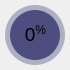
                      <widget class="QWidget" name="circularProgressBarBase_7" native="true">
                       <property name="geometry">
                        <rect>
                         <x>80</x>
                         <y>180</y>
                         <width>70</width>
                         <height>70</height>
                        </rect>
                       </property>
                       <widget class="QFrame" name="circularProgress_14">
                        <property name="geometry">
                         <rect>
                          <x>5</x>
                          <y>5</y>
                          <width>60</width>
                          <height>60</height>
                         </rect>
                        </property>
                        <property name="styleSheet">
                         <string notr="true">QFrame { border-radius: 30px; background-color: qconicalgradient(cx:0.5, cy:0.5, angle:90, stop:0.999 rgba(255, 0, 127, 0), stop:1.0 rgba(85, 170, 255, 255)); }</string>
                        </property>
                        <property name="frameShape">
                         <enum>QFrame::NoFrame</enum>
                        </property>
                        <property name="frameShadow">
                         <enum>QFrame::Raised</enum>
                        </property>
                       </widget>
                       <widget class="QFrame" name="circularBg_14">
                        <property name="geometry">
                         <rect>
                          <x>5</x>
                          <y>5</y>
                          <width>60</width>
                          <height>60</height>
                         </rect>
                        </property>
                        <property name="styleSheet">
                         <string notr="true">QFrame { border-radius: 30px; background-color: rgba(77, 77, 127, 100); }</string>
                        </property>
                        <property name="frameShape">
                         <enum>QFrame::NoFrame</enum>
                        </property>
                        <property name="frameShadow">
                         <enum>QFrame::Raised</enum>
                        </property>
                       </widget>
                       <widget class="QFrame" name="container_14">
                        <property name="geometry">
                         <rect>
                          <x>10</x>
                          <y>10</y>
                          <width>50</width>
                          <height>50</height>
                         </rect>
                        </property>
                        <property name="styleSheet">
                         <string notr="true">QFrame { border-radius: 25px; background-color: rgb(77, 77, 127); }</string>
                        </property>
                        <property name="frameShape">
                         <enum>QFrame::StyledPanel</enum>
                        </property>
                        <property name="frameShadow">
                         <enum>QFrame::Raised</enum>
                        </property>
                        <widget class="QLabel" name="labelPercentage_16">
                         <property name="geometry">
                          <rect>
                           <x>10</x>
                           <y>13</y>
                           <width>31</width>
                           <height>21</height>
                          </rect>
                         </property>
                         <property name="font">
                          <font>
                           <family>Arial</family>
                           <pointsize>10</pointsize>
                          </font>
                         </property>
                         <property name="text">
                          <string>&lt;html&gt;&lt;head/&gt;&lt;body&gt;&lt;p&gt;&lt;span style=&quot; font-size:14pt;&quot;&gt;0&lt;/span&gt;&lt;span style=&quot; font-size:14pt; vertical-align:super;&quot;&gt;%&lt;/span&gt;&lt;/p&gt;&lt;/body&gt;&lt;/html&gt;</string>
                         </property>
                         <property name="scaledContents">
                          <bool>false</bool>
                         </property>
                         <property name="alignment">
                          <set>Qt::AlignCenter</set>
                         </property>
                         <property name="wordWrap">
                          <bool>false</bool>
                         </property>
                        </widget>
                       </widget>
                      </widget>
